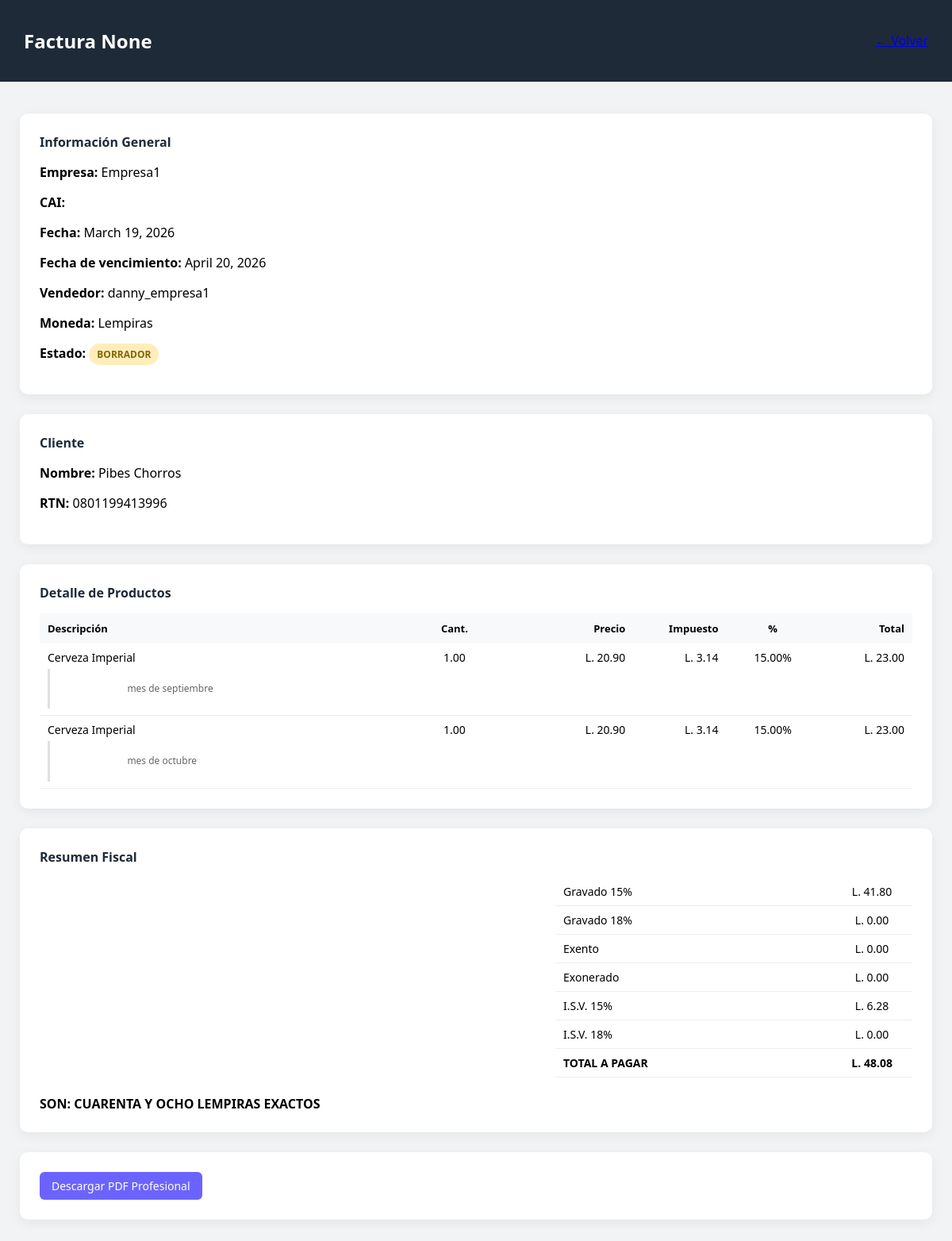
Screenshot of /empresa_1/dashboard/facturacion/15/ (signed in) with the database file from the repository.
### facturacion/models.py (models this page shows, shortened)
class Factura(models.Model):
    ESTADOS = (
        ('borrador', 'Borrador'),
        ('emitida', 'Emitida'),
        ('anulada', 'Anulada'),
    )
    ESTADO_PAGO = (
        ('pendiente', 'Pendiente'),
        ('parcial', 'Parcial'),
        ('pagado', 'Pagado'),
    )
    MONEDAS = (
        ('HNL', 'Lempiras'),
        ('USD', 'Dólares'),
    )
    empresa = models.ForeignKey(Empresa, on_delete=models.CASCADE)
    cliente = models.ForeignKey(Cliente, on_delete=models.PROTECT)
    vendedor = models.ForeignKey(
        Usuario,
        on_delete=models.SET_NULL,
        null=True,
        blank=True,
        related_name='facturas_vendidas'
    )
    moneda = models.CharField(max_length=3, choices=MONEDAS, default='HNL')
    tipo_cambio = models.DecimalField(max_digits=10, decimal_places=4, default=1)
    fecha_emision = models.DateField(default=timezone.now)
    fecha_vencimiento = models.DateField(blank=True, null=True)
    orden_compra_exenta = models.CharField(max_length=100, blank=True, null=True)
    constancia_exonerado = models.CharField(max_length=100, blank=True, null=True)
    registro_sag = models.CharField(max_length=100, blank=True, null=True)
    cai = models.ForeignKey(CAI, on_delete=models.PROTECT, null=True, blank=True)
    numero_factura = models.CharField(max_length=20, blank=True, null=True)
    subtotal = models.DecimalField(max_digits=12, decimal_places=2, default=0)
    impuesto = models.DecimalField(max_digits=12, decimal_places=2, default=0)
    total = models.DecimalField(max_digits=12, decimal_places=2, default=0)
    total_lempiras = models.DecimalField(max_digits=14, decimal_places=2, default=0)
    estado = models.CharField(max_length=10, choices=ESTADOS, default='borrador')
    estado_pago = models.CharField(max_length=10, choices=ESTADO_PAGO, default='pendiente')
    fecha_creacion = models.DateTimeField(auto_now_add=True)
    def resumen_fiscal(self):
        resumen = {
            "base_15": 0,
            "base_18": 0,
            "base_exento": 0,
            "base_exonerado": 0,
            "isv_15": 0,
            "isv_18": 0,
        }
        for linea in self.lineas.all():
            nombre = linea.impuesto.nombre.lower()
            porcentaje = float(linea.impuesto.porcentaje)
            if porcentaje == 15:
                resumen["base_15"] += linea.subtotal
                resumen["isv_15"] += linea.impuesto_monto
            elif porcentaje == 18:
                resumen["base_18"] += linea.subtotal
                resumen["isv_18"] += linea.impuesto_monto
            elif porcentaje == 0:
                if "exoner" in nombre:
                    resumen["base_exonerado"] += linea.subtotal
                else:
                    resumen["base_exento"] += linea.subtotal
        return resumen
    def total_en_letras(self):
        total_entero = int(self.total)
        moneda_texto = "LEMPIRAS" if self.moneda == "HNL" else "DÓLARES"
        letras = num2words(total_entero, lang='es').upper()
        return f"SON: {letras} {moneda_texto} EXACTOS"

class Cliente(models.Model):
    empresa = models.ForeignKey(Empresa, on_delete=models.CASCADE)
    nombre = models.CharField(max_length=200)
    rtn = models.CharField(max_length=20, blank=True, null=True)
    direccion = models.TextField(blank=True, null=True)
    ciudad = models.CharField(max_length=100, blank=True, null=True)
    activo = models.BooleanField(default=True)
    fecha_creacion = models.DateTimeField(auto_now_add=True)

class LineaFactura(models.Model):
    factura = models.ForeignKey(
        Factura,
        on_delete=models.CASCADE,
        related_name="lineas"
    )
    producto = models.ForeignKey(Producto, on_delete=models.PROTECT)
    cantidad = models.DecimalField(max_digits=10, decimal_places=2)
    precio_unitario = models.DecimalField(max_digits=12, decimal_places=2)
    comentario = models.TextField(blank=True, null=True)
    subtotal = models.DecimalField(max_digits=12, decimal_places=2)
    impuesto = models.ForeignKey(TipoImpuesto, on_delete=models.PROTECT)
    impuesto_monto = models.DecimalField(max_digits=12, decimal_places=2, default=0)

class Producto(models.Model):
    empresa = models.ForeignKey(Empresa, on_delete=models.CASCADE)
    nombre = models.CharField(max_length=200)
    descripcion = models.TextField(blank=True, null=True)
    precio = models.DecimalField(max_digits=12, decimal_places=2)
    activo = models.BooleanField(default=True)
    fecha_creacion = models.DateTimeField(auto_now_add=True)

class TipoImpuesto(models.Model):
    nombre = models.CharField(max_length=50)
    porcentaje = models.DecimalField(max_digits=5, decimal_places=2, default=0)
    activo = models.BooleanField(default=True)

### core/models.py (models this page shows, shortened)
class Empresa(models.Model):
    nombre = models.CharField(max_length=200)
    slug = models.SlugField(unique=True)
    rtn = models.CharField(max_length=20, unique=True)
    logo = models.ImageField(upload_to='logos/', blank=True, null=True)
    direccion = models.TextField(blank=True, null=True)
    ciudad = models.CharField(max_length=100, blank=True, null=True)
    departamento = models.CharField(max_length=100, blank=True, null=True)
    pais = models.CharField(max_length=100, default="Honduras")
    telefono = models.CharField(max_length=30, blank=True, null=True)
    correo = models.EmailField(blank=True, null=True)
    sitio_web = models.CharField(max_length=200, blank=True, null=True)
    slogan = models.CharField(max_length=200, blank=True, null=True)
    condiciones_pago = models.CharField(
        max_length=200,
        blank=True,
        null=True,
        default="Pago inmediato"
    )
    activa = models.BooleanField(default=True)
    fecha_creacion = models.DateTimeField(auto_now_add=True)
    class Meta:
        ordering = ['nombre']
        verbose_name = "Empresa"
        verbose_name_plural = "Empresas"

class Usuario(AbstractUser):
    empresa = models.ForeignKey(Empresa, on_delete=models.CASCADE, null=True, blank=True)
    es_administrador_empresa = models.BooleanField(default=False)

### facturacion/views.py (the view)
# urls.py: path('<int:factura_id>/', views.ver_factura, name='ver_factura'),
@login_required
def ver_factura(request, empresa_slug, factura_id):
    empresa = get_object_or_404(Empresa, slug=empresa_slug)
    factura = get_object_or_404(Factura, id=factura_id, empresa=empresa)
    resumen = factura.resumen_fiscal()
    return render(request, "facturacion/ver_factura.html", {
        "empresa": empresa,
        "factura": factura,
        "resumen": resumen,
    })

### facturacion/templates/facturacion/ver_factura.html (shortened to what this page needs)
{% load humanize %}
<!DOCTYPE html>
<html>
<head>
</head>
<body>
<div class="topbar">
    <h2>Factura {{ factura.numero_factura }}</h2>
    <a href="/{{ empresa.slug }}/dashboard/facturacion/">← Volver</a>
</div>
<div class="container">
<div class="card">
    <div class="section-title">Información General</div>
    <p><strong>Empresa:</strong> {{ empresa.nombre }}</p>
    <p><strong>CAI:</strong> {{ factura.cai.numero_cai }}</p>
    <p><strong>Fecha:</strong> {{ factura.fecha_emision }}</p>
    <p><strong>Fecha de vencimiento:</strong> {{ factura.fecha_vencimiento|default:"-" }}</p>
    <p><strong>Vendedor:</strong> {{ factura.vendedor.username|default:"-" }}</p>
    <p><strong>Moneda:</strong> {{ factura.get_moneda_display }}</p>
    <p>
        <strong>Estado:</strong>
        {% if factura.estado == "borrador" %}
            <span class="badge borrador">BORRADOR</span>
        {% elif factura.estado == "emitida" %}
            <span class="badge emitida">EMITIDA</span>
        {% else %}
            <span class="badge anulada">ANULADA</span>
        {% endif %}
    </p>
</div>
<div class="card">
    <div class="section-title">Cliente</div>
    <p><strong>Nombre:</strong> {{ factura.cliente.nombre }}</p>
    <p><strong>RTN:</strong> {{ factura.cliente.rtn }}</p>
</div>
<div class="card">
    <div class="section-title">Detalle de Productos</div>
    <table>
        <thead>
            <tr>
                <th>Descripción</th>
                <th>Cant.</th>
                <th>Precio</th>
                <th>Impuesto</th>
                <th>%</th>
                <th>Total</th>
            </tr>
        </thead>
        <tbody>
        {% for linea in factura.lineas.all %}
            <tr>
                <td>
                    <div class="producto-nombre">
                        {{ linea.producto.nombre }}
                    </div>
                    {% if linea.comentario %}
                        <div class="comentario-linea">
                            {{ linea.comentario }}
                        </div>
                    {% endif %}
                </td>
                <td>{{ linea.cantidad }}</td>
                <td>
                    {% if factura.moneda == "USD" %}$ {% else %}L. {% endif %}
                    {{ linea.precio_unitario|floatformat:2|intcomma }}
                </td>
                <td>
                    {% if factura.moneda == "USD" %}$ {% else %}L. {% endif %}
                    {{ linea.impuesto_monto|floatformat:2|intcomma }}
                </td>
                <td>{{ linea.impuesto.porcentaje }}%</td>
                <td>
                    {% if factura.moneda == "USD" %}$ {% else %}L. {% endif %}
                    {{ linea.subtotal|add:linea.impuesto_monto|floatformat:2|intcomma }}
                </td>
            </tr>
        {% endfor %}
        </tbody>
    </table>
</div>
<div class="card">
    <div class="section-title">Resumen Fiscal</div>
    <table class="totales">
        <tr><td>Gravado 15%</td><td align="right">L. {{ resumen.base_15|floatformat:2|intcomma }}</td></tr>
        <tr><td>Gravado 18%</td><td align="right">L. {{ resumen.base_18|floatformat:2|intcomma }}</td></tr>
        <tr><td>Exento</td><td align="right">L. {{ resumen.base_exento|floatformat:2|intcomma }}</td></tr>
        <tr><td>Exonerado</td><td align="right">L. {{ resumen.base_exonerado|floatformat:2|intcomma }}</td></tr>
        <tr><td>I.S.V. 15%</td><td align="right">L. {{ resumen.isv_15|floatformat:2|intcomma }}</td></tr>
        <tr><td>I.S.V. 18%</td><td align="right">L. {{ resumen.isv_18|floatformat:2|intcomma }}</td></tr>
        <tr class="total-final">
            <td><strong>TOTAL A PAGAR</strong></td>
            <td align="right">
                <strong>
                {% if factura.moneda == "USD" %}$ {% else %}L. {% endif %}
                {{ factura.total|floatformat:2|intcomma }}
                </strong>
            </td>
        </tr>
    </table>
    <br>
    <strong>{{ factura.total_en_letras }}</strong>
</div>
<div class="card">
    <a class="btn" href="{% url 'descargar_factura_pdf' empresa.slug factura.id %}">
        Descargar PDF Profesional
    </a>
</div>
</div>
</body>
</html>

### facturacion/templates/facturacion/ver_factura.html (style rules this page uses)
body { margin:0; font-family:"Segoe UI",Roboto,Arial,sans-serif; background:#f1f3f5; }
.topbar { background:#1e2a38; color:white; padding:15px 30px; display:flex; justify-content:space-between; align-items:center; }
.container { max-width:1300px; margin:40px auto; padding:0 25px; }
.card { background:white; border-radius:10px; box-shadow:0 4px 15px rgba(0,0,0,0.06); padding:25px; margin-bottom:25px; }
.section-title { font-weight:600; margin-bottom:15px; color:#1e2a38; }
table { width:100%; border-collapse:collapse; table-layout:fixed; }
th { background:#f8f9fa; padding:10px; font-size:13px; text-align:left; }
td { padding:8px 10px; border-bottom:1px solid #eee; font-size:14px; vertical-align:top; }
th:nth-child(1), td:nth-child(1) { width:45%; }
th:nth-child(2), td:nth-child(2) { width:10%; text-align:center; }
th:nth-child(3), td:nth-child(3) { width:15%; text-align:right; }
th:nth-child(4), td:nth-child(4) { width:10%; text-align:right; }
th:nth-child(5), td:nth-child(5) { width:10%; text-align:center; }
th:nth-child(6), td:nth-child(6) { width:10%; text-align:right; }
.producto-nombre { font-weight:500; }
.comentario-linea { margin-top:5px; padding-left:10px; border-left:3px solid #e0e0e0; font-size:12px; color:#666; line-height:1.4; white-space:pre-wrap; word-wrap:break-word; overflow-wrap:break-word; }
.totales { width:450px; margin-left:auto; }
.total-final { font-size:18px; font-weight:600; }
.badge { padding:5px 10px; border-radius:20px; font-size:12px; font-weight:600; }
.borrador { background:#ffeeba;color:#856404; }
.btn { background:#6c63ff; color:white; padding:8px 15px; border-radius:6px; text-decoration:none; font-size:14px; display:inline-block; }

### rows the page displays
Factura: numero_factura "None", fecha_emision "March 19, 2026", fecha_vencimiento "April 20, 2026", vendedor.username "danny_empresa1", moneda "Lempiras", cliente.nombre "Pibes Chorros", cliente.rtn "0801199413996", total "48.08", total_en_letras "SON: CUARENTA Y OCHO LEMPIRAS EXACTOS"
Empresa: nombre "Empresa1"
LineaFactura: producto.nombre "Cerveza Imperial", comentario "mes de septiembre", cantidad "1.00", precio_unitario "20.90", impuesto_monto "3.14", impuesto.porcentaje "15.00", subtotal|add "23.00"
LineaFactura: producto.nombre "Cerveza Imperial", comentario "mes de octubre", cantidad "1.00", precio_unitario "20.90", impuesto_monto "3.14", impuesto.porcentaje "15.00", subtotal|add "23.00"

### other values shown
{{ resumen.base_15|floatformat:2|intcomma }} "41.80"
{{ resumen.base_18|floatformat:2|intcomma }} "0.00"
{{ resumen.base_exento|floatformat:2|intcomma }} "0.00"
{{ resumen.base_exonerado|floatformat:2|intcomma }} "0.00"
{{ resumen.isv_15|floatformat:2|intcomma }} "6.28"
{{ resumen.isv_18|floatformat:2|intcomma }} "0.00"
